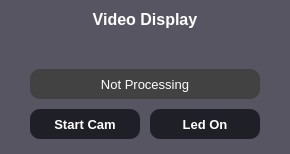
               <widget class="QFrame" name="frame_left">
                <property name="styleSheet">
                 <string notr="true">border-radius: 10px;
background-color: rgb(86, 85, 97);</string>
                </property>
                <property name="frameShape">
                 <enum>QFrame::NoFrame</enum>
                </property>
                <property name="frameShadow">
                 <enum>QFrame::Raised</enum>
                </property>
                <layout class="QGridLayout" name="gridLayout">
                 <property name="leftMargin">
                  <number>30</number>
                 </property>
                 <property name="topMargin">
                  <number>10</number>
                 </property>
                 <property name="rightMargin">
                  <number>30</number>
                 </property>
                 <property name="bottomMargin">
                  <number>15</number>
                 </property>
                 <property name="spacing">
                  <number>10</number>
                 </property>
                 <item row="0" column="0" colspan="2">
                  <widget class="QLabel" name="label_display">
                   <property name="maximumSize">
                    <size>
                     <width>16777215</width>
                     <height>25</height>
                    </size>
                   </property>
                   <property name="font">
                    <font>
                     <family>Nirmala UI</family>
                     <pointsize>12</pointsize>
                     <weight>75</weight>
                     <bold>true</bold>
                    </font>
                   </property>
                   <property name="styleSheet">
                    <string notr="true">color: rgb(255, 255, 255);</string>
                   </property>
                   <property name="text">
                    <string>Video Display</string>
                   </property>
                   <property name="alignment">
                    <set>Qt::AlignCenter</set>
                   </property>
                  </widget>
                 </item>
                 <item row="1" column="0" colspan="2">
                  <widget class="QFrame" name="frame_2">
                   <property name="frameShape">
                    <enum>QFrame::StyledPanel</enum>
                   </property>
                   <property name="frameShadow">
                    <enum>QFrame::Raised</enum>
                   </property>
                   <layout class="QHBoxLayout" name="horizontalLayout_8">
                    <property name="spacing">
                     <number>0</number>
                    </property>
                    <property name="leftMargin">
                     <number>0</number>
                    </property>
                    <property name="topMargin">
                     <number>0</number>
                    </property>
                    <property name="rightMargin">
                     <number>0</number>
                    </property>
                    <property name="bottomMargin">
                     <number>0</number>
                    </property>
                    <item>
                     <spacer name="horizontalSpacer_3">
                      <property name="orientation">
                       <enum>Qt::Horizontal</enum>
                      </property>
                      <property name="sizeType">
                       <enum>QSizePolicy::Preferred</enum>
                      </property>
                      <property name="sizeHint" stdset="0">
                       <size>
                        <width>0</width>
                        <height>20</height>
                       </size>
                      </property>
                     </spacer>
                    </item>
                    <item>
                     <widget class="QLabel" name="imgVideo">
                      <property name="minimumSize">
                       <size>
                        <width>230</width>
                        <height>0</height>
                       </size>
                      </property>
                      <property name="maximumSize">
                       <size>
                        <width>640</width>
                        <height>16777215</height>
                       </size>
                      </property>
                      <property name="styleSheet">
                       <string notr="true"/>
                      </property>
                      <property name="text">
                       <string/>
                      </property>
                      <property name="alignment">
                       <set>Qt::AlignCenter</set>
                      </property>
                     </widget>
                    </item>
                    <item>
                     <spacer name="horizontalSpacer_2">
                      <property name="orientation">
                       <enum>Qt::Horizontal</enum>
                      </property>
                      <property name="sizeType">
                       <enum>QSizePolicy::Preferred</enum>
                      </property>
                      <property name="sizeHint" stdset="0">
                       <size>
                        <width>0</width>
                        <height>20</height>
                       </size>
                      </property>
                     </spacer>
                    </item>
                   </layout>
                  </widget>
                 </item>
                 <item row="3" column="1">
                  <widget class="QPushButton" name="btn_on_off_led">
                   <property name="minimumSize">
                    <size>
                     <width>110</width>
                     <height>30</height>
                    </size>
                   </property>
                   <property name="font">
                    <font>
                     <family>MS Sans Serif</family>
                     <pointsize>10</pointsize>
                     <weight>75</weight>
                     <bold>true</bold>
                    </font>
                   </property>
                   <property name="styleSheet">
                    <string notr="true">QPushButton{
	color: rgb(255, 255, 255);
	background-color: rgb(31, 32, 39);
}

QPushButton::hover{
	background-color: rgb(57, 57, 63);
}</string>
                   </property>
                   <property name="text">
                    <string>Led On</string>
                   </property>
                  </widget>
                 </item>
                 <item row="2" column="0" colspan="2">
                  <widget class="QLabel" name="status_bar">
                   <property name="minimumSize">
                    <size>
                     <width>0</width>
                     <height>30</height>
                    </size>
                   </property>
                   <property name="maximumSize">
                    <size>
                     <width>16777215</width>
                     <height>30</height>
                    </size>
                   </property>
                   <property name="font">
                    <font>
                     <family>MS Sans Serif</family>
                     <pointsize>10</pointsize>
                    </font>
                   </property>
                   <property name="styleSheet">
                    <string notr="true">color: rgb(255, 255, 255);
background-color: rgb(66, 66, 66);</string>
                   </property>
                   <property name="text">
                    <string>Not Processing</string>
                   </property>
                   <property name="alignment">
                    <set>Qt::AlignCenter</set>
                   </property>
                  </widget>
                 </item>
                 <item row="3" column="0">
                  <widget class="QPushButton" name="btn_on_off_camera">
                   <property name="minimumSize">
                    <size>
                     <width>110</width>
                     <height>30</height>
                    </size>
                   </property>
                   <property name="font">
                    <font>
                     <family>MS Sans Serif</family>
                     <pointsize>10</pointsize>
                     <weight>75</weight>
                     <bold>true</bold>
                    </font>
                   </property>
                   <property name="styleSheet">
                    <string notr="true">QPushButton{
	color: rgb(255, 255, 255);
	background-color: rgb(31, 32, 39);
}

QPushButton::hover{
	background-color: rgb(57, 57, 63);
}</string>
                   </property>
                   <property name="text">
                    <string>Start Cam</string>
                   </property>
                  </widget>
                 </item>
                </layout>
               </widget>
